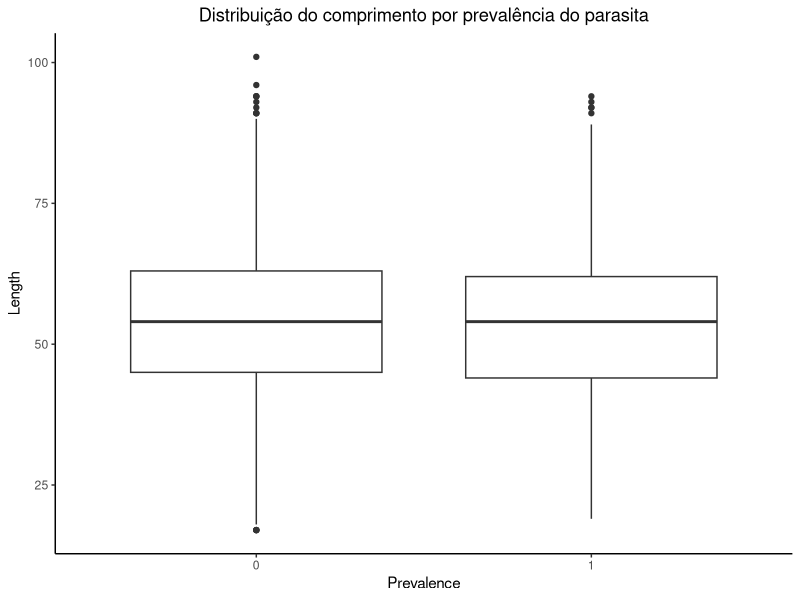
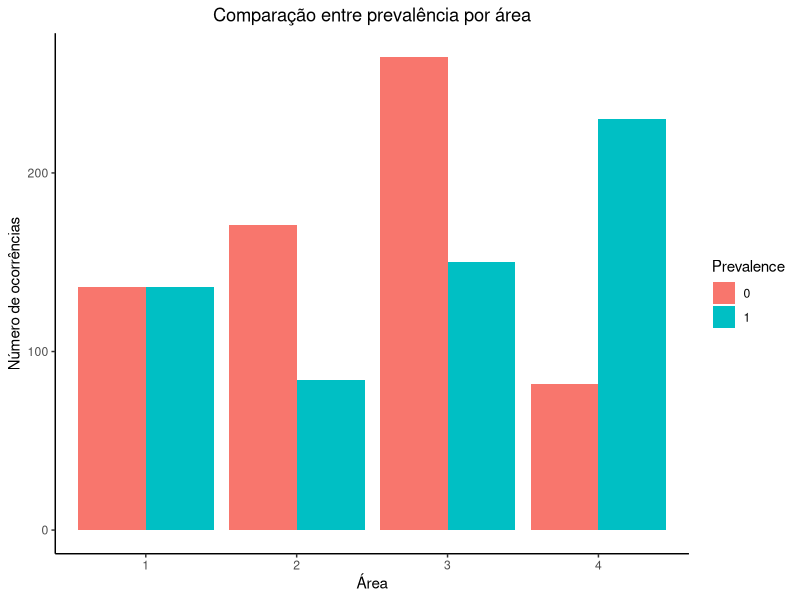
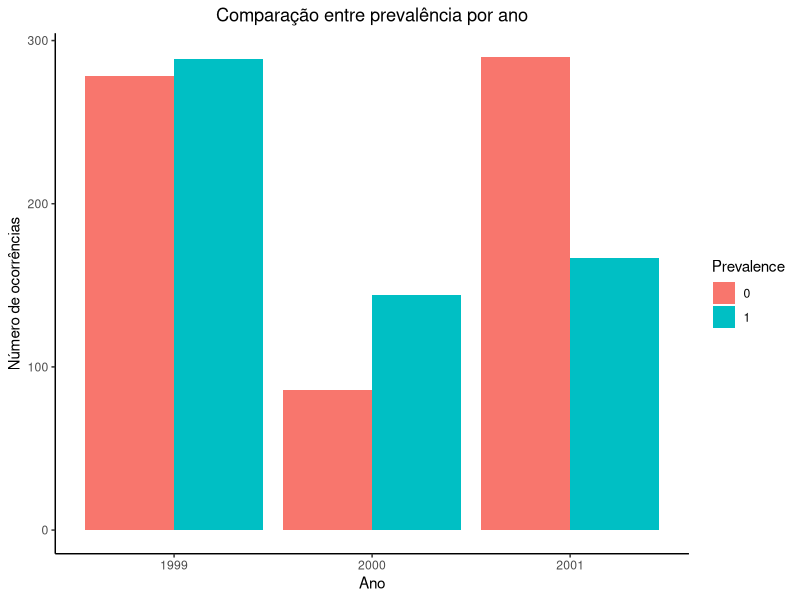
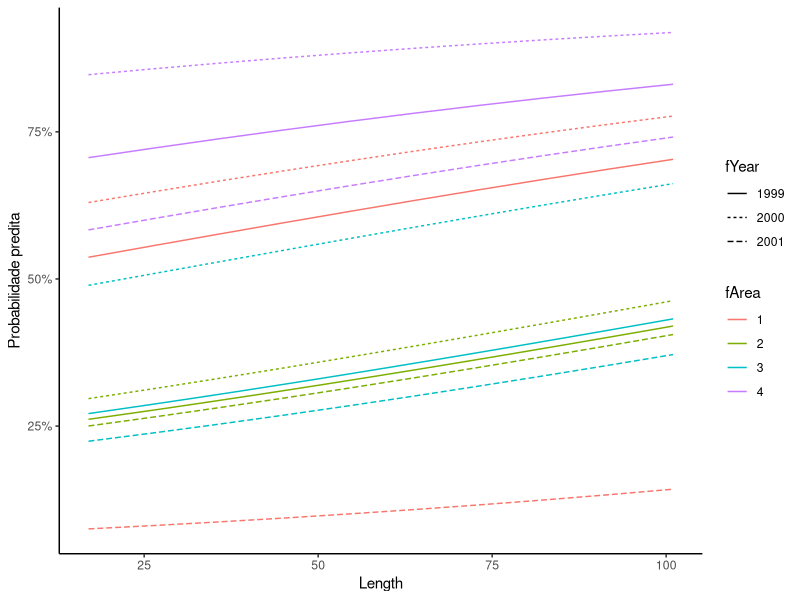

These charts were generated, in order, by the following R code:
## ---- chunk 1
knitr::opts_chunk$set(fig.align = "center", 
                      warning = FALSE, message = FALSE)
## ---- chunk 2

library(tidyverse)
library(ggplot2) 
library(knitr)
library(kableExtra)

## ---- chunk 3

ParasiteCod <- read.csv('ParasiteCod.txt', sep = '\t')

ParasiteCod$fArea <- factor(ParasiteCod$Area)
ParasiteCod$fYear <- factor(ParasiteCod$Year)
ParasiteCod$Prevalence <- factor(ParasiteCod$Prevalence)

## ---- chunk 4

ggplot(ParasiteCod) +
  geom_boxplot(aes(x = Prevalence, y = Length)) +
  theme_classic() +
  ggtitle('Distribuição do comprimento por prevalência do parasita') +
  theme(plot.title = element_text(hjust = 0.5))

## ---- chunk 5

ParasiteCod %>% 
  group_by(Prevalence, fArea) %>% 
  summarise(contagem = n()) %>% 
  ggplot(aes(x = fArea, y = contagem, fill = Prevalence)) +
  geom_col(position = "dodge") +
  theme_classic() + ylab('Número de ocorrências') + xlab('Área') +
  ggtitle('Comparação entre prevalência por área') +
    theme(plot.title = element_text(hjust = 0.5))

## ---- chunk 6

ParasiteCod %>% 
  group_by(Prevalence, fArea) %>% 
  summarise(contagem = n()) %>% 
  pivot_wider(id_cols = 'fArea', names_from = 'Prevalence', values_from = 'contagem') %>% 
  mutate(`Prevalence proportion` = (`1`/(`1`+`0`))) %>% 
  kable(row.names = F)


## ---- chunk 7

ParasiteCod %>% 
  group_by(Prevalence, fYear) %>% 
  summarise(contagem = n()) %>% 
  ggplot(aes(x = fYear, y = contagem, fill = Prevalence)) +
  geom_col(position = "dodge") +
  theme_classic() + ylab('Número de ocorrências') + xlab('Ano') +
  ggtitle('Comparação entre prevalência por ano') +
    theme(plot.title = element_text(hjust = 0.5))

## ---- chunk 8

ParasiteCod %>% 
  group_by(Prevalence, fYear) %>% 
  summarise(contagem = n()) %>% 
  pivot_wider(id_cols = 'fYear', names_from = 'Prevalence', values_from = 'contagem') %>% 
  mutate(`Prevalence proportion` = (`1`/(`1`+`0`))) %>% 
  kable(row.names = F)

## ---- chunk 9

ParasiteCod %>% 
  group_by(Prevalence, fArea, fYear) %>% 
  summarise(contagem = n()) %>% 
  pivot_wider(id_cols = c('fYear', 'fArea'), names_from = 'Prevalence', values_from = 'contagem') %>% 
  mutate(`Prevalence proportion` = scales::percent(`1`/(`1`+`0`))) %>% 
  pivot_wider(id_cols = 'fArea', names_from = 'fYear', values_from = 'Prevalence proportion') %>% 
  kable(row.names = F) 


## ---- chunk 10

P12 <- glm(Prevalence ~  Length+fArea * fYear ,
           family = binomial, data = ParasiteCod)
summary(P12)


## ---- chunk 11
## calculando a probabilidade para chamar no texto abaixo
p <- exp(coef(P12)[1]+(coef(P12)[2]*mean(ParasiteCod$Length, na.rm = T)))
prob <- round((p/(1+p)),2)

## ---- chunk 12
## calculando a probabilidade para chamar no texto abaixo
p <- exp(coef(P12)[1]+(coef(P12)[2]*mean(ParasiteCod$Length, na.rm = T))+coef(P12)[3]+coef(P12)[6]+coef(P12)[8])
prob <- round((p/(1+p)),2)

## ---- chunk 13
X = expand.grid(Length=53.45,
                fArea = levels(ParasiteCod$fArea),
                fYear = levels(ParasiteCod$fYear))

probs = predict(P12, X, type = "response")

cbind(X, Probabilidade = probs) %>%
  kable(digits = 2,
        booktabs=TRUE, linesep="",
        caption = "Probabilidade calculada para cada nível de área e ano com Length fixo em 53,45.") %>%
  kable_styling(latex_options = "HOLD_position")
## ---- chunk 14
Xn = expand.grid(Length=with(ParasiteCod, seq(min(Length, na.rm = T),
                                              max(Length, na.rm = T),
                                              length.out = 10)),
                fArea = levels(ParasiteCod$fArea),
                fYear = levels(ParasiteCod$fYear))

Xn = cbind(Xn, prob = predict(P12, Xn, type="response"))

ggplot(Xn, aes(Length, prob, color=fArea, linetype=fYear)) +
  geom_line() +
  scale_y_continuous(labels = scales::percent) +
  labs(y="Probabilidade predita") +
  theme_classic()
